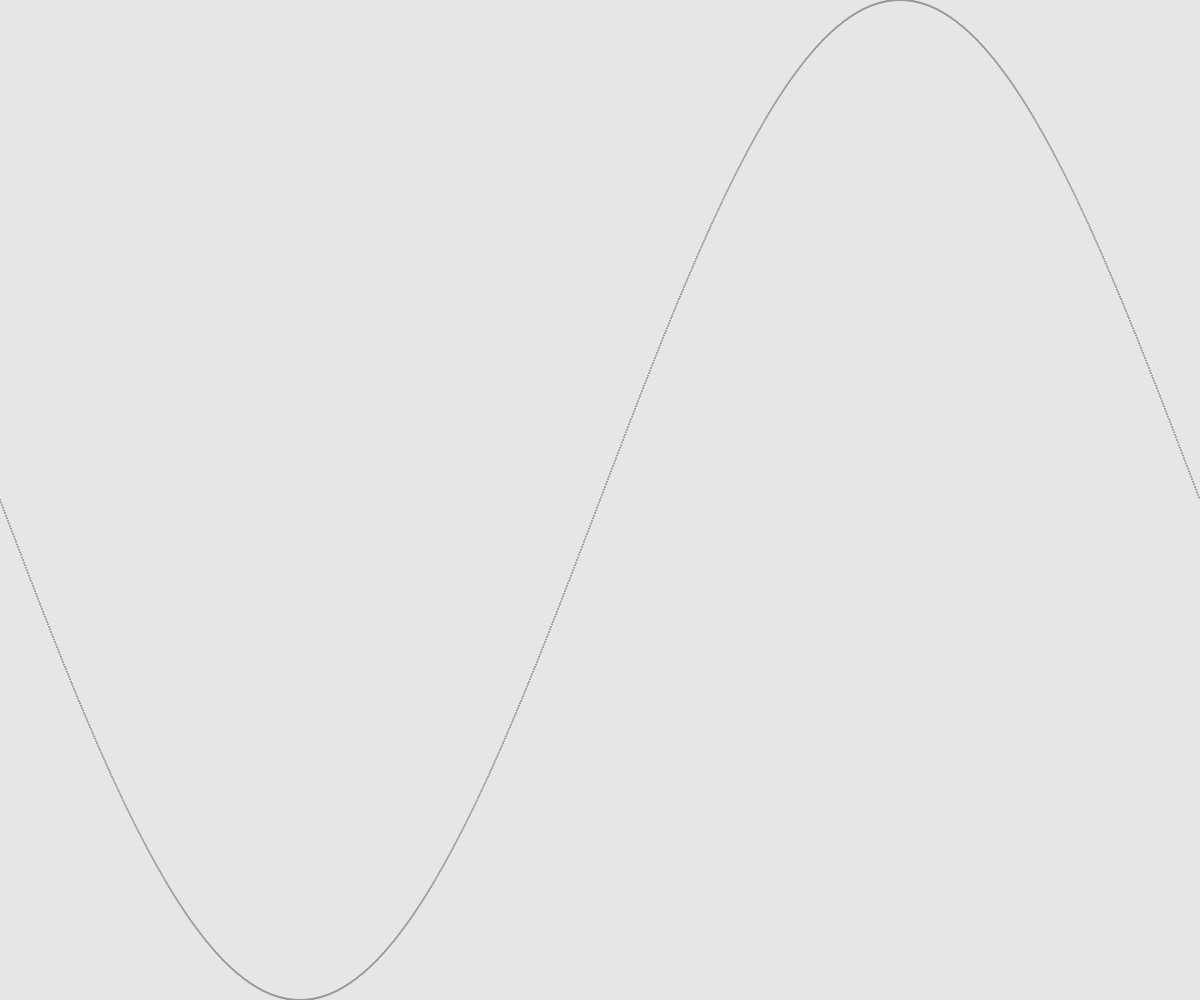
Frame 1 (no input)
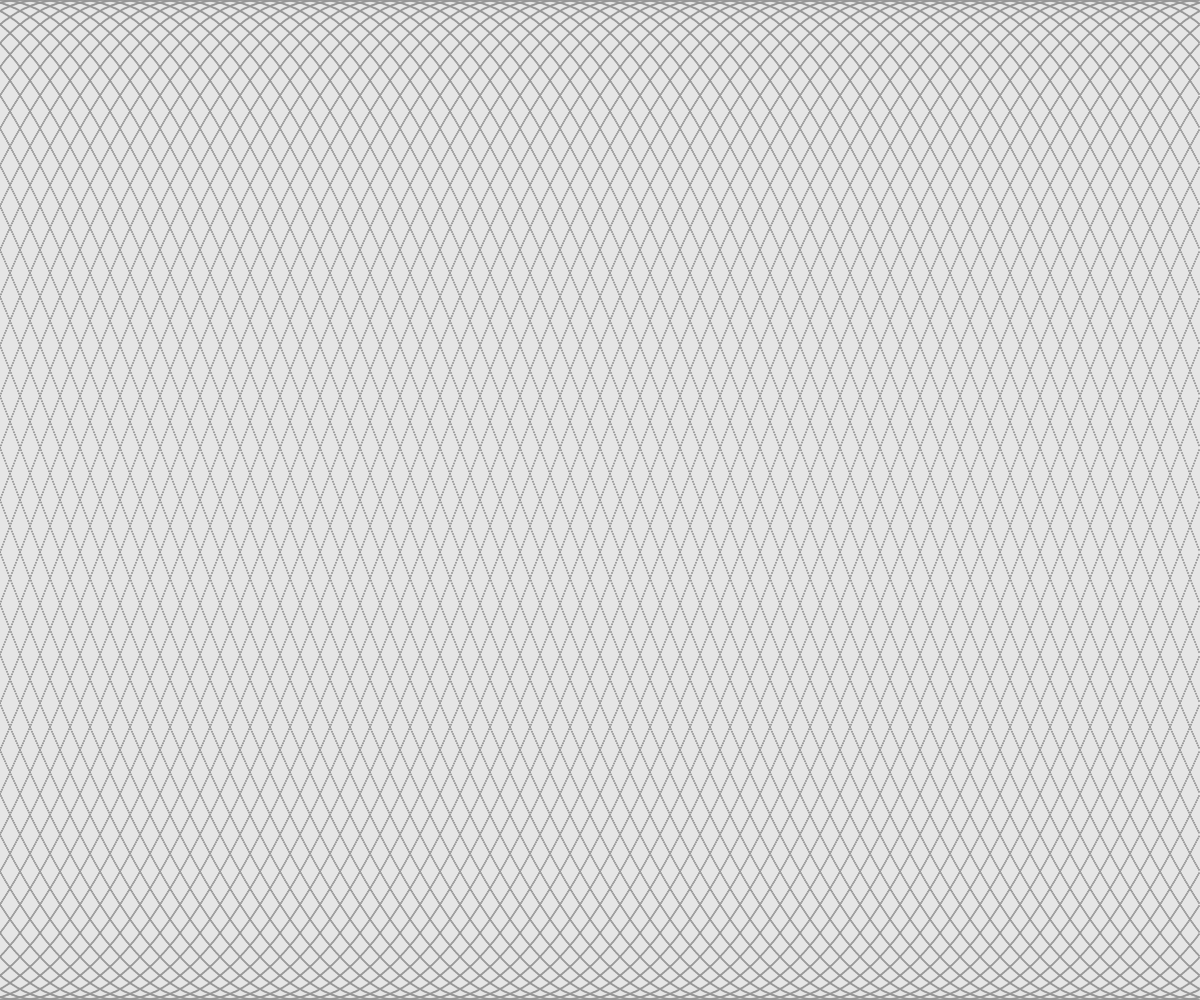
Frame 60 (no input)
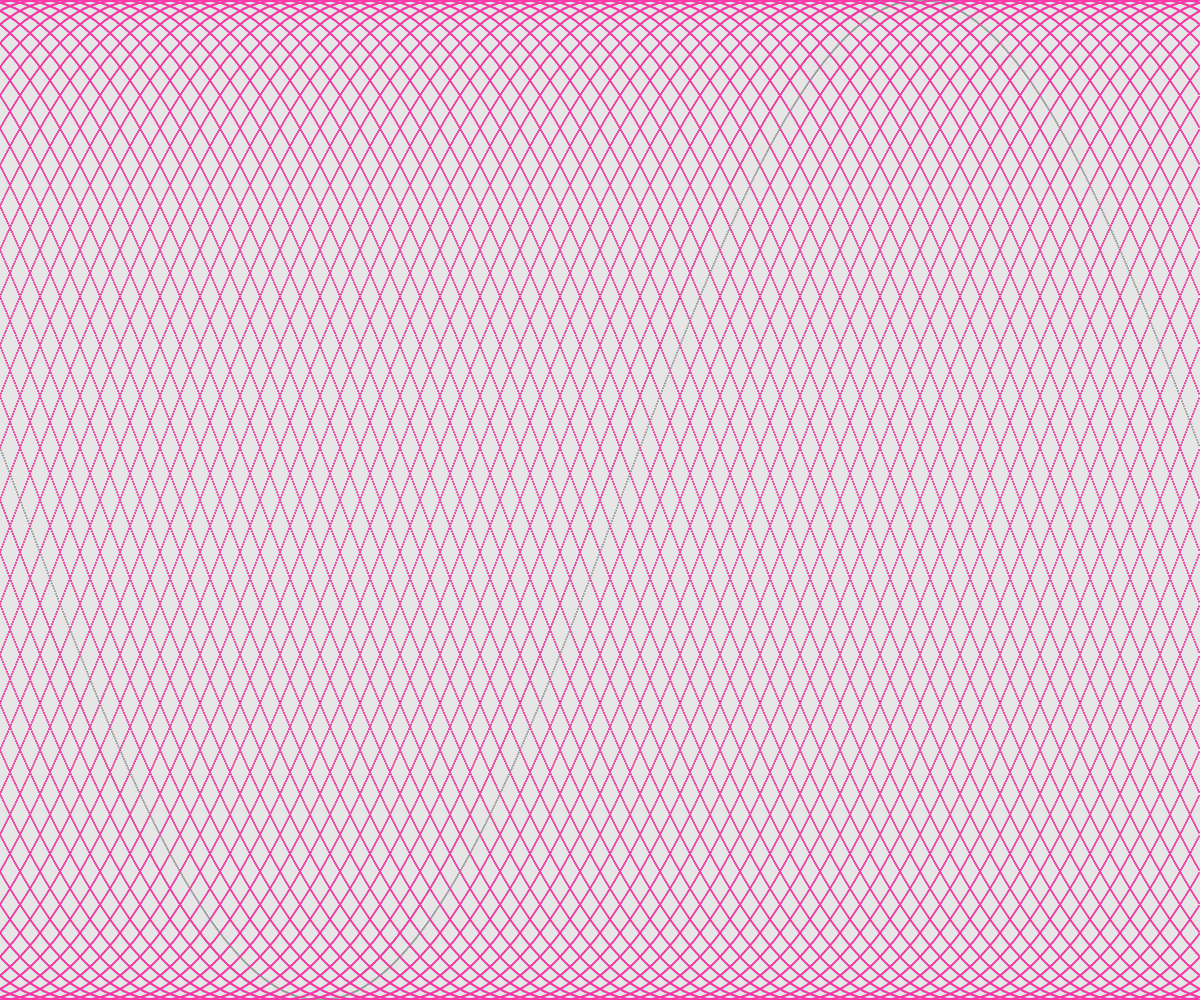
Frame 120 (the mouse pressed at the canvas centre since frame 60)

The p5.js sketch that drew these frames (run headless with seeded random() and noise() and a simulated clock; from frame 60 on, the mouse is pressed at the canvas centre):

// p5.js sketch
// ── sketch.js
function setup(){
    createCanvas(windowWidth, windowHeight);
    background(230);
    strokeWeight(2);
    stroke(150);
    colorMode(HSB, 100);
}
 
let theta = 0
function draw() {
    if (theta > windowWidth) {
        theta = 0;
        stroke(Math.random() * 100, 80, 100);
    }
    for (let x = 0; x < windowWidth; x++) {
        let y = Math.sin((x+theta) * (2 * Math.PI/windowWidth)) * (windowHeight/2) + (windowHeight/2);
        point(x, y);
    }

    theta += 20;
}
